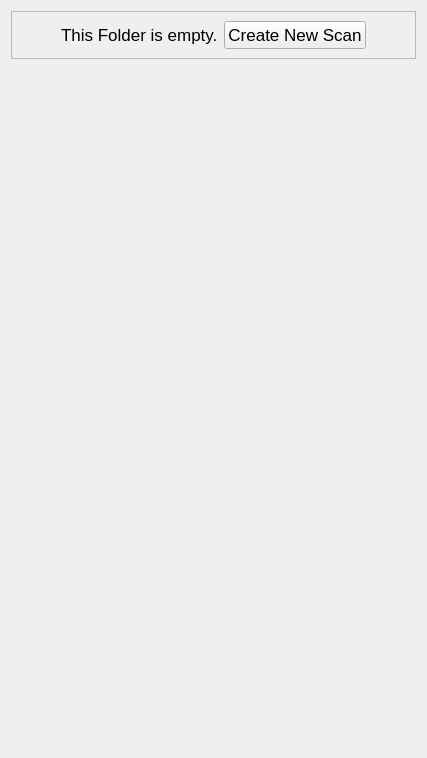
      <widget class="QWidget" name="page_1">
       <layout class="QGridLayout" name="gridLayout_13">
        <item row="0" column="0" colspan="3">
         <widget class="QFrame" name="createNewScanFrame">
          <property name="styleSheet">
           <string notr="true"/>
          </property>
          <property name="frameShape">
           <enum>QFrame::StyledPanel</enum>
          </property>
          <property name="frameShadow">
           <enum>QFrame::Raised</enum>
          </property>
          <layout class="QGridLayout" name="gridLayout_11">
           <item row="0" column="3">
            <spacer name="horizontalSpacer_6">
             <property name="orientation">
              <enum>Qt::Horizontal</enum>
             </property>
             <property name="sizeHint" stdset="0">
              <size>
               <width>40</width>
               <height>20</height>
              </size>
             </property>
            </spacer>
           </item>
           <item row="0" column="1">
            <widget class="QLabel" name="emptyFolderLabel">
             <property name="font">
              <font>
               <pointsize>13</pointsize>
              </font>
             </property>
             <property name="text">
              <string>This Folder is empty.</string>
             </property>
            </widget>
           </item>
           <item row="0" column="2">
            <widget class="QPushButton" name="createNewScan_btn">
             <property name="font">
              <font>
               <pointsize>13</pointsize>
              </font>
             </property>
             <property name="text">
              <string>Create New Scan</string>
             </property>
            </widget>
           </item>
           <item row="0" column="0">
            <spacer name="horizontalSpacer_5">
             <property name="orientation">
              <enum>Qt::Horizontal</enum>
             </property>
             <property name="sizeHint" stdset="0">
              <size>
               <width>40</width>
               <height>20</height>
              </size>
             </property>
            </spacer>
           </item>
          </layout>
         </widget>
        </item>
        <item row="1" column="1">
         <spacer name="verticalSpacer_2">
          <property name="orientation">
           <enum>Qt::Vertical</enum>
          </property>
          <property name="sizeHint" stdset="0">
           <size>
            <width>20</width>
            <height>688</height>
           </size>
          </property>
         </spacer>
        </item>
       </layout>
      </widget>
